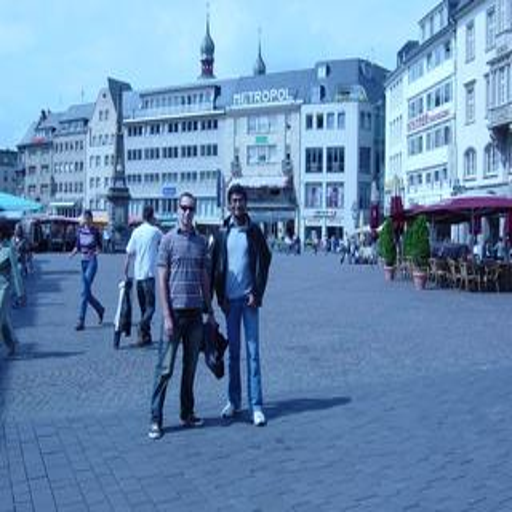
#> input picture Benchmark/input_102/ground_truth/002.png, 512 x 512 px
$ python -i validate_102_benchmark.py   (imports and definitions only)   (older library calls are emulated)
#> lines starting #> are read from the running program, lines starting #| are printed output that depends on the picture
#!/usr/bin/env python3
"""
Validate Meta-Predictor on Independent 102-Image NPU Benchmark Dataset
Extracts context vectors from Benchmark/input_102/, runs inference using
meta_predictor_bundle.pkl (trained on 6,000 images), compares against
actual measured NPU values from fresh_benchmark_2026-10-04, and generates
parity graphs and statistical validation reports.
"""

import os
import sys
import pickle
import json
import time
import shutil
from pathlib import Path
import cv2
import numpy as np
import pandas as pd
import matplotlib
# [1 line not run here, left out]
import matplotlib.pyplot as plt
from PIL import Image
from sklearn.metrics import r2_score, mean_squared_error, mean_absolute_error

ROOT_DIR = Path(__file__).resolve().parent.parent.parent
INPUT_102_DIR = ROOT_DIR / "Benchmark/input_102"
ACTUAL_CSV_DIR = ROOT_DIR / "Benchmark/output_old/fresh_benchmark_2026-10-04/per_sample_csv"
BUNDLE_PATH = ROOT_DIR / "Benchmark/output/6000_benchmark/meta_predictor_bundle.pkl"
OUTPUT_DIR = ROOT_DIR / "Benchmark/output/6000_benchmark"
BRAIN_DIR = Path("/home/aaravind/.gemini/antigravity-cli/brain/7395c208-1260-4e1f-a10c-06023eabccca")

def extract_image_features(img_np: np.ndarray) -> dict:
    gray = cv2.cvtColor(img_np, cv2.COLOR_RGB2GRAY)
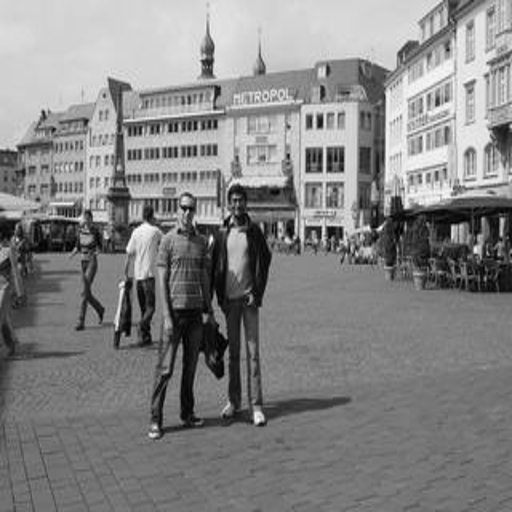
#> gray: shape (512, 512); min 1, max 250, mean 132.6
    laplacian = cv2.Laplacian(gray, cv2.CV_64F)
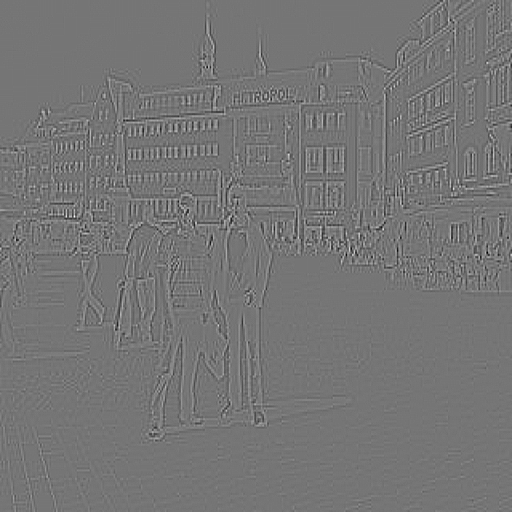
#> laplacian: shape (512, 512) float64; min -169, max 197, mean 0; drawn with min black and max white
    laplacian_var = round(float(laplacian.var()), 2)
#> laplacian_var = 283.3

    edges = cv2.Canny(gray, 100, 200)
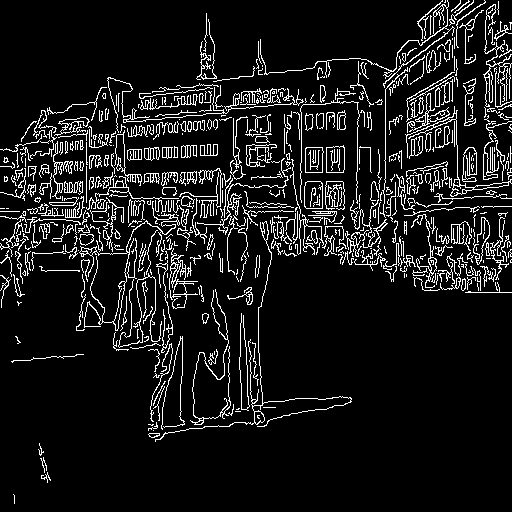
#> edges: shape (512, 512); 9.7% white in thin lines or dots
    edge_density = round(float(np.sum(edges > 0)) / float(edges.size), 4)
#> edge_density = 0.0974

    mean_luminance = round(float(np.mean(gray)), 2)
#> mean_luminance = 132.6
    std_contrast = round(float(np.std(gray)), 2)
#> std_contrast = 54.68

    ent = 0.0
    for c in range(3):
        hist, _ = np.histogram(img_np[:, :, c], bins=32, range=(0, 256), density=True)
        hist = hist[hist > 0]
        ent += -np.sum(hist * np.log2(hist))
#> this loop made 3 passes
#> ent on passes 1 to 3: 0.913, 1.84, 2.73
#> after the loop, ent = 2.73
    color_entropy = round(float(ent / 3.0), 3)
#> color_entropy = 0.911

    return {
        "img_laplacian_var": laplacian_var,
        "img_canny_edge_density": edge_density,
        "img_mean_luminance": mean_luminance,
        "img_std_contrast": std_contrast,
        "img_color_entropy": color_entropy
    }

# [266 lines left out: functions compute_mask_features, engineer_features, main, not called in this run]

# [2 lines not run here, left out]

>>> import cv2
>>> picture = cv2.cvtColor(cv2.imread('../../Benchmark/input_102/ground_truth/002.png'), cv2.COLOR_BGR2RGB)
>>> result = extract_image_features(picture)
#> result = {'img_laplacian_var': 283.3, 'img_canny_edge_density': 0.0974, 'img_mean_luminance': 132.6, 'img_std_contrast': 54.68, 'img_color_entropy': 0.911}

$ run again, on Benchmark/input_102/ground_truth/007.png
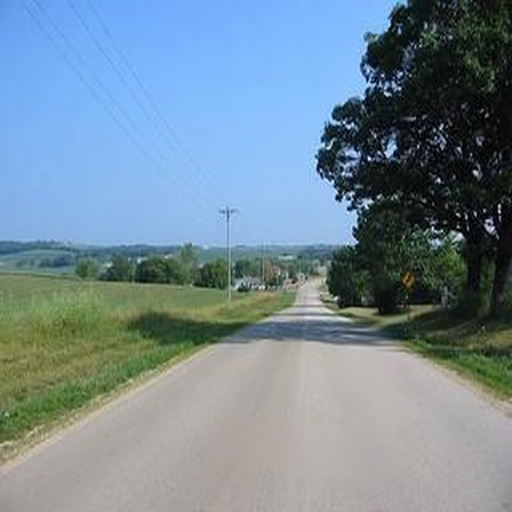
#> input picture Benchmark/input_102/ground_truth/007.png, 512 x 512 px
#> in extract_image_features, `laplacian = cv2.Laplacian(gray, cv2.CV_64F)`:
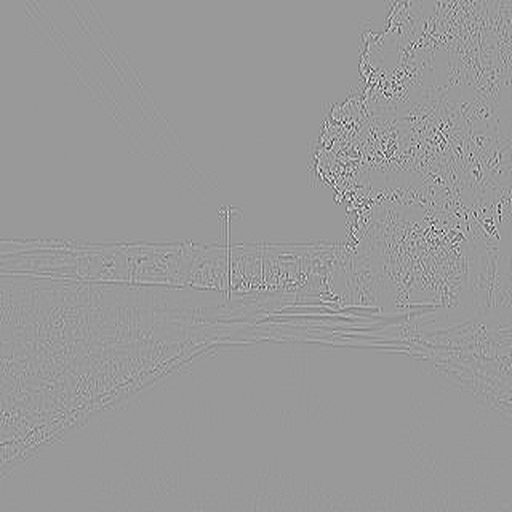
#> laplacian: shape (512, 512) float64; min -247, max 164, mean 0; drawn with min black and max white
#> laplacian_var = 173
#> in extract_image_features, `edges = cv2.Canny(gray, 100, 200)`:
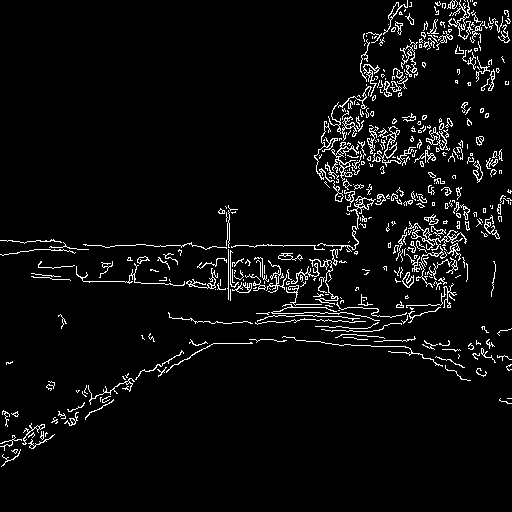
#> edges: shape (512, 512); 4.8% white in thin lines or dots
#> edge_density = 0.0478
#> mean_luminance = 132.9
#> std_contrast = 58.35
#> the loop in extract_image_features, `for c in range(3):` made 3 passes
#> ent on passes 1 to 3: 0.915, 1.8, 2.72
#> after the loop in extract_image_features, `for c in range(3):`: ent = 2.72
#> color_entropy = 0.907
#> result = {'img_laplacian_var': 173, 'img_canny_edge_density': 0.0478, 'img_mean_luminance': 132.9, 'img_std_contrast': 58.35, 'img_color_entropy': 0.907}

$ run again, on Benchmark/input_102/ground_truth/009.png
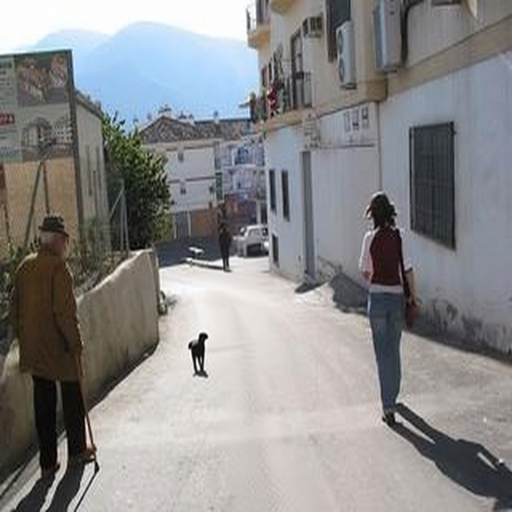
#> input picture Benchmark/input_102/ground_truth/009.png, 512 x 512 px
#> in extract_image_features, `laplacian = cv2.Laplacian(gray, cv2.CV_64F)`:
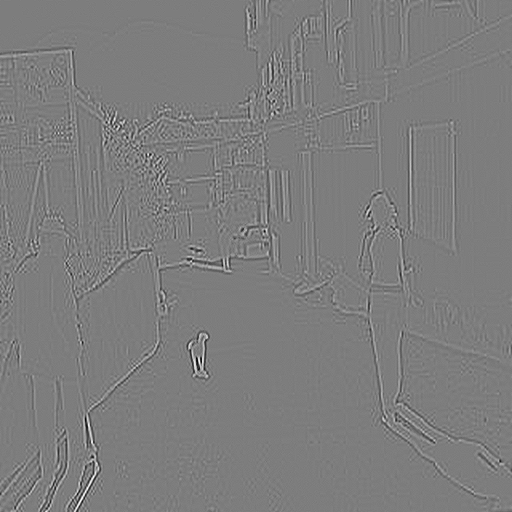
#> laplacian: shape (512, 512) float64; min -161, max 166, mean 0; drawn with min black and max white
#> laplacian_var = 188.5
#> in extract_image_features, `edges = cv2.Canny(gray, 100, 200)`:
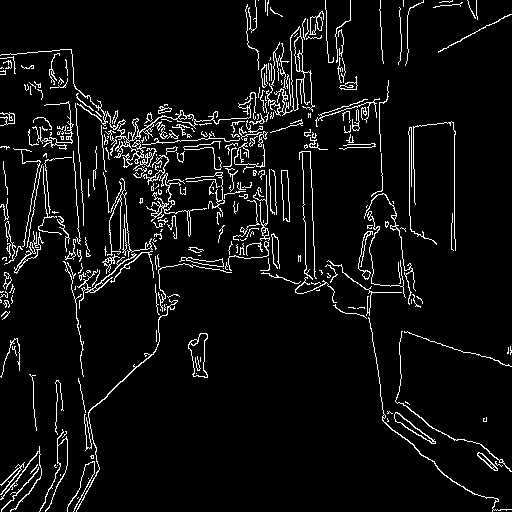
#> edges: shape (512, 512); 6% white in thin lines or dots
#> edge_density = 0.0597
#> mean_luminance = 138.1
#> std_contrast = 62.7
#> the loop in extract_image_features, `for c in range(3):` made 3 passes
#> ent on passes 1 to 3: 0.971, 1.94, 2.92
#> after the loop in extract_image_features, `for c in range(3):`: ent = 2.92
#> color_entropy = 0.975
#> result = {'img_laplacian_var': 188.5, 'img_canny_edge_density': 0.0597, 'img_mean_luminance': 138.1, 'img_std_contrast': 62.7, 'img_color_entropy': 0.975}

$ run again, on Benchmark/input_102/ground_truth/010.png
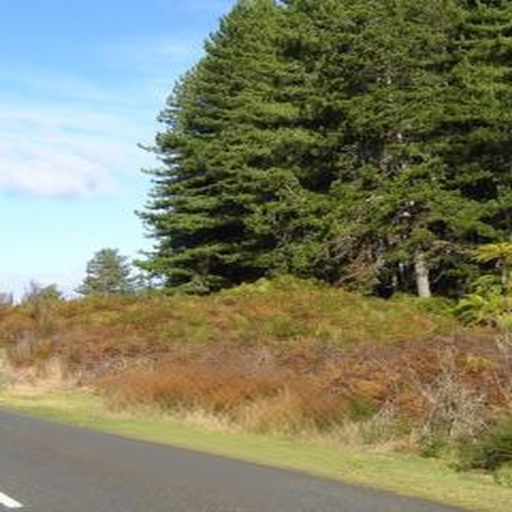
#> input picture Benchmark/input_102/ground_truth/010.png, 512 x 512 px
#> in extract_image_features, `laplacian = cv2.Laplacian(gray, cv2.CV_64F)`:
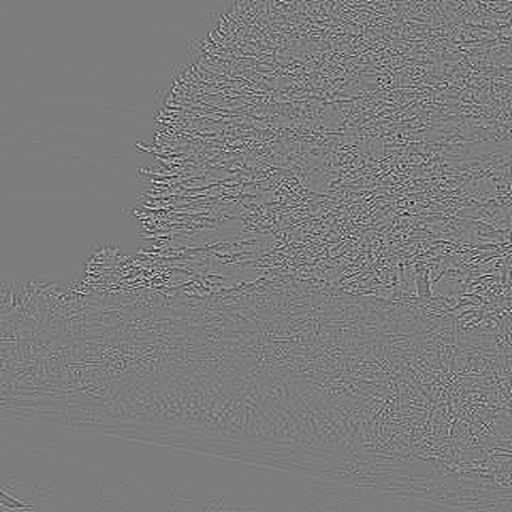
#> laplacian: shape (512, 512) float64; min -119, max 124, mean 0; drawn with min black and max white
#> laplacian_var = 189.9
#> in extract_image_features, `edges = cv2.Canny(gray, 100, 200)`:
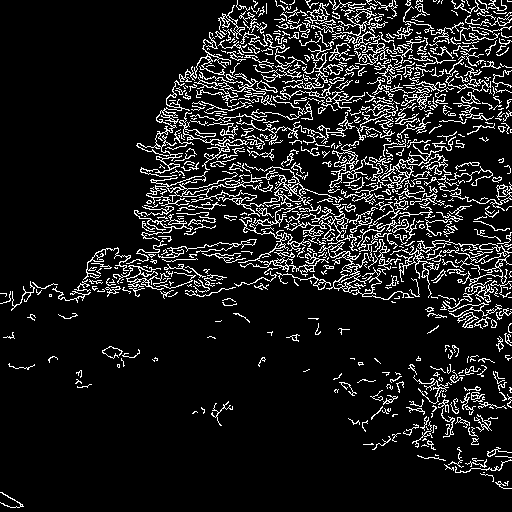
#> edges: shape (512, 512); 11.1% white in thin lines or dots
#> edge_density = 0.111
#> mean_luminance = 124.3
#> std_contrast = 58.21
#> the loop in extract_image_features, `for c in range(3):` made 3 passes
#> ent on passes 1 to 3: 0.954, 1.91, 2.81
#> after the loop in extract_image_features, `for c in range(3):`: ent = 2.81
#> color_entropy = 0.935
#> result = {'img_laplacian_var': 189.9, 'img_canny_edge_density': 0.111, 'img_mean_luminance': 124.3, 'img_std_contrast': 58.21, 'img_color_entropy': 0.935}
